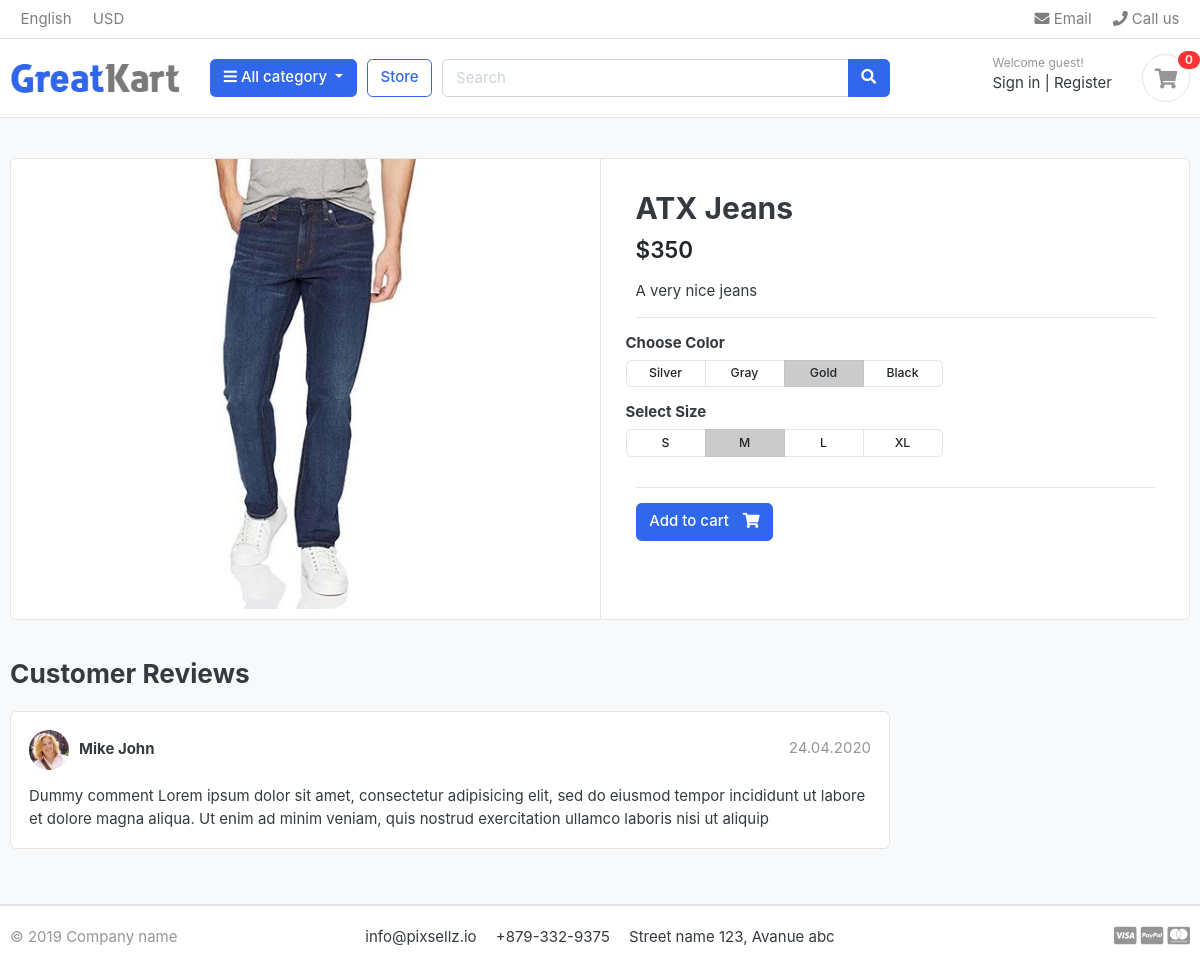
Page /store/cartegory/jeans/atx-jeans/ on the committed database.
### store/models.py (models this page shows, shortened)
class Product(models.Model):
    product_name = models.CharField(max_length=100)
    slug=models.SlugField(max_length=100)
    stock=models.IntegerField()
    description=models.TextField()
    price=models.IntegerField()
    created_date=models.DateTimeField(auto_now_add=True)
    modify_date=models.DateTimeField(auto_now=True)
    is_available=models.BooleanField(default=True)
    images=models.ImageField(upload_to='photos/product')
    cartegory=models.ForeignKey(Cartegory, on_delete=models.CASCADE)
    def get_url(self):
        return reverse('product_details', args=[self.cartegory.slug, self.slug])

### store/views.py (the view)
# urls.py: path('cartegory/<slug:cartegory_slug>/<slug:product_slug>/', views.product_details, name='product_details'),
def product_details(request, product_slug, cartegory_slug):
    try:
        single_product=Product.objects.get(cartegory__slug=cartegory_slug, slug=product_slug)
        in_cart=CartItem.objects.filter(cart__cart_id=_cart_id(request), product=single_product).exists()
    except Exception as e:
        raise e
    context={'single_product': single_product, 'in_cart': in_cart}
    return render(request, 'store/product_details.html', context)

### cart/context_processor.py (called while the page is built)
def counter(request):
    cart_count=0
    if 'admin' in request.path:
        return {}
    else:
        try:
            cart=Cart.objects.filter(cart_id=_cart_id(request))
            cart_items=CartItem.objects.all().filter(cart=cart[:1])
            for cart_item in cart_items:
                cart_count=+ cart_item.quantity
        except Cart.DoesNotExist:
            cart_count=0
    return dict(cart_count=cart_count)

### cart/views.py (called while the page is built)
def _cart_id(request):
    cart= request.session.session_key
    if not cart:
        cart=request.session.create()
    return cart

### cartegory/context_processor.py (called while the page is built)
def menu_links(request):
    links=Cartegory.objects.all()
    return dict(links=links)

### cartegory/models.py (called while the page is built)
    def get_url(self):
        return reverse('product_by_cartegory', args=[self.slug])

### templates/store/product_details.html
{% extends 'base.html' %}
{% block content %}
<section class="section-content padding-y bg">
    <div class="container">
    <div class="card">
        <div class="row no-gutters">
            <aside class="col-md-6">
    <article class="gallery-wrap">
        <div class="img-big-wrap">
           <a href="{{single_product.get_url}}"><img src="{{single_product.images.url}}"></a>
        </div>
    </article>
            </aside>
            <main class="col-md-6 border-left">
    <article class="content-body">
    <h2 class="title">{{single_product.product_name}}</h2>
    <div class="mb-3">
        <var class="price h4">${{single_product.price}}</var>
    </div>
    <p>{{single_product.description}}</p>
    <hr>
        <div class="row">
            <div class="item-option-select">
                <h6>Choose Color</h6>
                <div class="btn-group btn-group-sm btn-group-toggle" data-toggle="buttons">
                  <label class="btn btn-light">
                    <input type="radio" name="radio_color"> Silver
                  </label>
                  <label class="btn btn-light">
                    <input type="radio" name="radio_color" > Gray
                  </label>
                  <label class="btn btn-light active">
                    <input type="radio" name="radio_color checked"> Gold
                  </label>
                  <label class="btn btn-light">
                    <input type="radio" name="radio_color"> Black
                  </label>
                </div>
            </div>
        </div>
        <div class="row">
            <div class="item-option-select">
                <h6>Select Size</h6>
                <div class="btn-group btn-group-sm btn-group-toggle" data-toggle="buttons">
                  <label class="btn btn-light">
                    <input type="radio" name="radio_color"> S
                  </label>
                  <label class="btn btn-light active">
                    <input type="radio" name="radio_color" checked> M
                  </label>
                  <label class="btn btn-light">
                    <input type="radio" name="radio_color"> L
                  </label>
                  <label class="btn btn-light">
                    <input type="radio" name="radio_color"> XL
                  </label>
                </div>
            </div>
        </div>
        <hr>
        {% if in_cart %}
        <a href="" class="btn  btn-success"> <span class="text">Added to cart</span> <i class="fas fa-check"></i>  </a>
        <a href="{% url 'cart' %}" class="btn  btn-outline-primary"> <span class="text">View</span> <i class="fas fa-eye"></i>  </a>
        {% else %}
        {% if single_product.stock <= 0 %}
            <h2 class="text-danger">Out Of Stock</h2>
        {% else %}
        <a href="{% url 'add_cart' single_product.id %}" class="btn  btn-primary"> <span class="text">Add to cart</span> <i class="fas fa-shopping-cart"></i>  </a>
        {% endif %}
        {% endif %}
    </article>
            </main>
        </div>
    </div>
    <br>
    <div class="row">
                <div class="col-md-9">
        <header class="section-heading">
            <h3>Customer Reviews </h3>
        </header>
        <article class="box mb-3">
            <div class="icontext w-100">
                <img src="./images/avatars/avatar1.jpg" class="img-xs icon rounded-circle">
                <div class="text">
                    <span class="date text-muted float-md-right">24.04.2020 </span>
                    <h6 class="mb-1">Mike John </h6>
                </div>
            </div>
            <div class="mt-3">
                <p>
                    Dummy comment Lorem ipsum dolor sit amet, consectetur adipisicing elit, sed do eiusmod
                    tempor incididunt ut labore et dolore magna aliqua. Ut enim ad minim veniam,
                    quis nostrud exercitation ullamco laboris nisi ut aliquip
                </p>
            </div>
        </article>
        </div>
    </div>
    </div>
    </section>
{% endblock content %}

### static/css/ui.css (style rules this page uses)
html { font-family: "Inter", sans-serif; font-size: 15px; }
.content-body { flex: 1 1 auto; padding: 2rem 2.3rem; }
.img-xs, .img-sm, .img-md, .img-lg { -o-object-fit: cover; object-fit: cover; flex-shrink: 0; flex-grow: 0; }
.img-xs { width: 40px; height: 40px; }
.padding-y { padding-top: 40px; padding-bottom: 40px; }
var { font-style: normal; }
article:after, .form-group:after { display: block; clear: both; content: ""; }
.bg { background-color: #f8f9fa; }
.section-heading { margin-bottom: 20px; margin-top: 15px; }
p:last-child { margin-bottom: 0; }
.btn-light { background-color: #fff; border-color: #e4e4e4; }
.btn .text + i { margin-left: 10px; }
.icontext { display: inline-flex; align-items: center; vertical-align: middle; }
.icontext .text { width: 100%; line-height: 1.2; }
.icontext .icon { position: relative; margin-right: 10px; flex-shrink: 0; flex-grow: 0; }
.price { font-weight: 600; color: #212529; }
.box { padding: 18px; background: #fff; border-radius: 0.37rem; border: 1px solid #e4e4e4; }
.box img { max-width: 100%; }
.gallery-wrap .img-big-wrap { margin-bottom: 10px; border-radius: 0.37rem; overflow: hidden; background-color: #fff; }
.gallery-wrap .img-big-wrap a { text-align: center; display: block; }
.gallery-wrap .img-big-wrap img { height: 450px; width: auto; display: inline-block; }
.item-option-select { margin-bottom: 1rem; display: inline-block; margin-right: 15px; }
.item-option-select .btn { min-width: 80px; }

### rows in the picture
Product: images (picture), product_name "ATX Jeans", price "350", description "A very nice jeans"

### other values in the picture
{{ cart_count }} "0"
